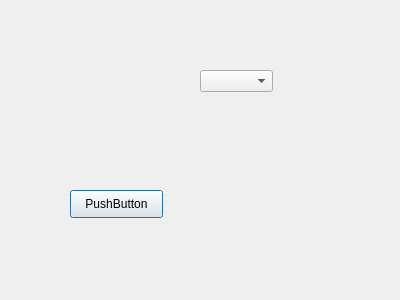
<?xml version="1.0" encoding="UTF-8"?>
<ui version="4.0">
 <class>Dialog</class>
 <widget class="QDialog" name="Dialog">
  <property name="geometry">
   <rect>
    <x>0</x>
    <y>0</y>
    <width>400</width>
    <height>300</height>
   </rect>
  </property>
  <property name="windowTitle">
   <string>Dialog</string>
  </property>
  <widget class="QPushButton" name="pushButton">
   <property name="geometry">
    <rect>
     <x>70</x>
     <y>190</y>
     <width>93</width>
     <height>28</height>
    </rect>
   </property>
   <property name="text">
    <string>PushButton</string>
   </property>
  </widget>
  <widget class="QComboBox" name="comboBox">
   <property name="geometry">
    <rect>
     <x>200</x>
     <y>70</y>
     <width>73</width>
     <height>22</height>
    </rect>
   </property>
  </widget>
 </widget>
 <resources/>
 <connections/>
</ui>
